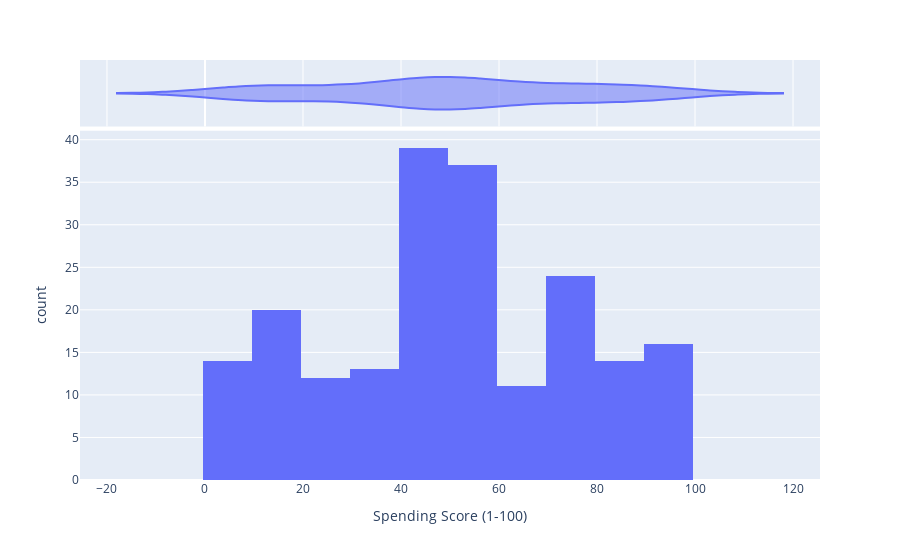

Write notebook code for a chart like this one.
### Markdown cell above
we can understand from this figure that **The average income of customers is going down**.

### Code cell
fig = px.histogram(df, x='Spending Score (1-100)', marginal='violin')

# Display the plot
fig.show()

### Figure 1 — Plotly figure (JSON) as saved in the notebook; plotly's stock layout.template omitted (floating-point values rounded to 4 significant figures; data arrays with more than 128 entries replaced by an {"elided": "..."} marker saying what was removed)
{"data": [{"alignmentgroup": "True", "bingroup": "x", "hovertemplate": "Spending Score (1-100)=%{x}<br>count=%{y}<extra></extra>", "legendgroup": "", "marker": {"color": "#636efa", "pattern": {"shape": ""}}, "name": "", "offsetgroup": "", "orientation": "v", "showlegend": false, "type": "histogram", "x": {"elided": "200 int values"}, "xaxis": "x", "yaxis": "y"}, {"alignmentgroup": "True", "hovertemplate": "Spending Score (1-100)=%{x}<extra></extra>", "legendgroup": "", "marker": {"color": "#636efa"}, "name": "", "offsetgroup": "", "scalegroup": "x", "showlegend": false, "type": "violin", "x": {"elided": "200 int values"}, "xaxis": "x2", "yaxis": "y2"}], "layout": {"barmode": "relative", "legend": {"tracegroupgap": 0}, "margin": {"t": 60}, "xaxis": {"anchor": "y", "domain": [0, 1], "title": {"text": "Spending Score (1-100)"}}, "xaxis2": {"anchor": "y2", "domain": [0, 1], "matches": "x", "showgrid": true, "showticklabels": false}, "yaxis": {"anchor": "x", "domain": [0, 0.8316], "title": {"text": "count"}}, "yaxis2": {"anchor": "x2", "domain": [0.8416, 1], "matches": "y2", "showgrid": false, "showline": false, "showticklabels": false, "ticks": ""}}}
